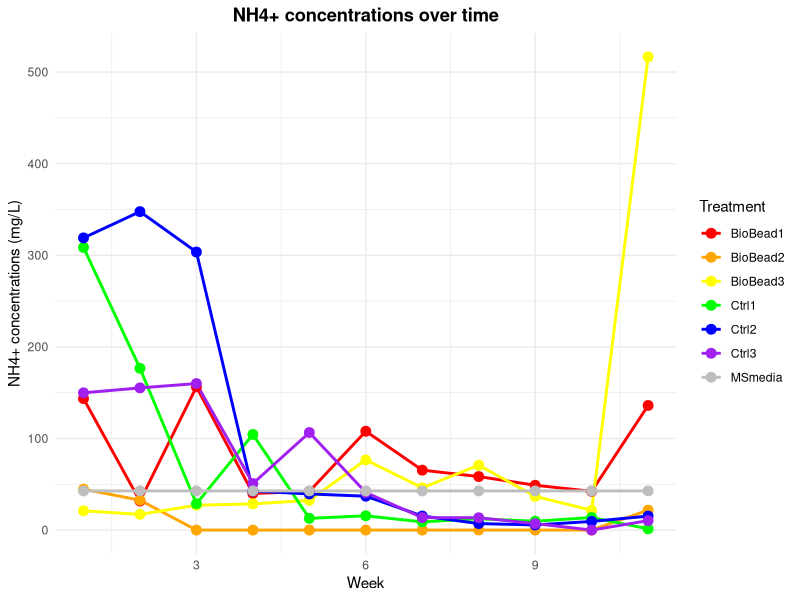
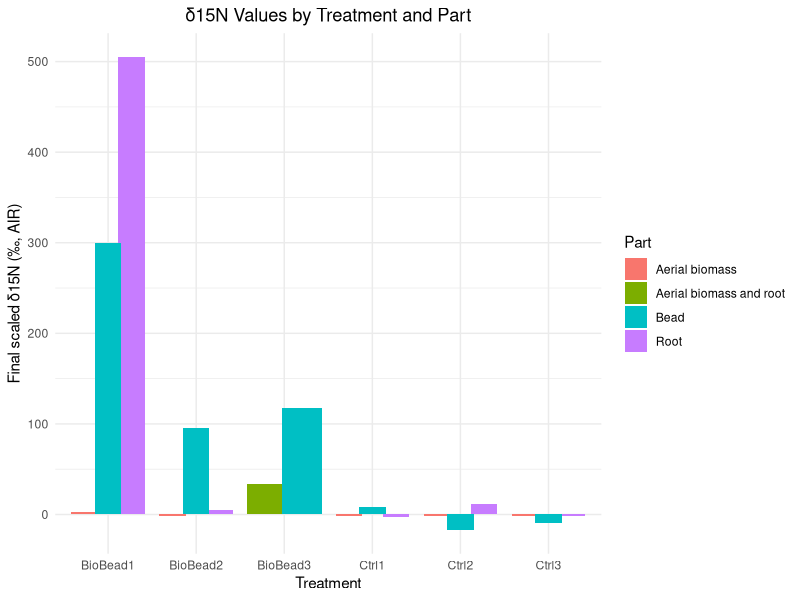

The R source for these figures, in order:
## ---- chunk 1
library(ggplot2)

# data entry
BioBead1 <- c(143.54,31.65,156.36,39.97,42.24,107.87,65.40,58.40,48.91,42.27,136.03)
BioBead2 <- c(44.64,32.61,0,0,0,0,0,0,0,0,21.77)
BioBead3 <- c(21.04,17.12,27.11,28.62,32.43,76.64,46.13,70.80,36.8,21.57,516.56) #note: last data point may be an outlier

Ctrl1 <- c(308.51,176.63,28.71,104.38,12.81,15.58,8.92,12.34,9.68,13.72,1.35)
Ctrl2 <- c(318.96,347.62,303.56,42.55,39.44,36.98,15.33,7.1,5.6,9.45,15.26)
Ctrl3 <- c(149.86,155.22,159.93,50.81,106.48,41.01,13.59,13.48,7.02,0,10.34)

MSmedia <- c(42.75,42.75,42.75,42.75,42.75,42.75,42.75,42.75,42.75,42.75,42.75)

# Creating the data frame with explicit week assignments
data <- data.frame(
  Week = rep(1:11, 7),  # Repeating weeks for each treatment
  Treatment = rep(c("BioBead1", "BioBead2", "BioBead3", "Ctrl1", "Ctrl2", "Ctrl3", "MSmedia"), each = 11),
  NH4_Concentration = c(BioBead1, BioBead2, BioBead3, Ctrl1, Ctrl2, Ctrl3, MSmedia)
)

# Define custom colors
treatment_colors <- c("BioBead1" = "red", "BioBead2" = "orange", "BioBead3" = "yellow", 
                      "Ctrl1" = "green", "Ctrl2" = "blue", "Ctrl3" = "purple", 
                      "MSmedia" = "gray")

# Creating the line plot
ggplot(data, aes(x = Week, y = NH4_Concentration, group = Treatment, color = Treatment)) +
  geom_line(size = 1) +
  geom_point(size = 3) +
  scale_color_manual(values = treatment_colors) +
  labs(title = "NH4+ concentrations over time",
       x = "Week",
       y = "NH4+ concentrations (mg/L)") +
  theme_minimal() +
  theme(plot.title = element_text(hjust = 0.5, face = "bold"))
## ---- chunk 2
library(ggplot2)
library(readr)
library(dplyr)

# read in data
data <- read_csv("d15N_EcoFAB.csv")

# Create the plot
ggplot(data, aes(x = Name, y = d15N, fill = Part)) +
  geom_bar(stat = "identity", position = position_dodge((width = 0.8))) +
  labs(
    title = "δ15N Values by Treatment and Part",
    x = "Treatment",
    y = "Final scaled δ15N (‰, AIR)",
    fill = "Part"
  ) +
  theme_minimal() +
  theme(plot.title = element_text(hjust = 0.5))
